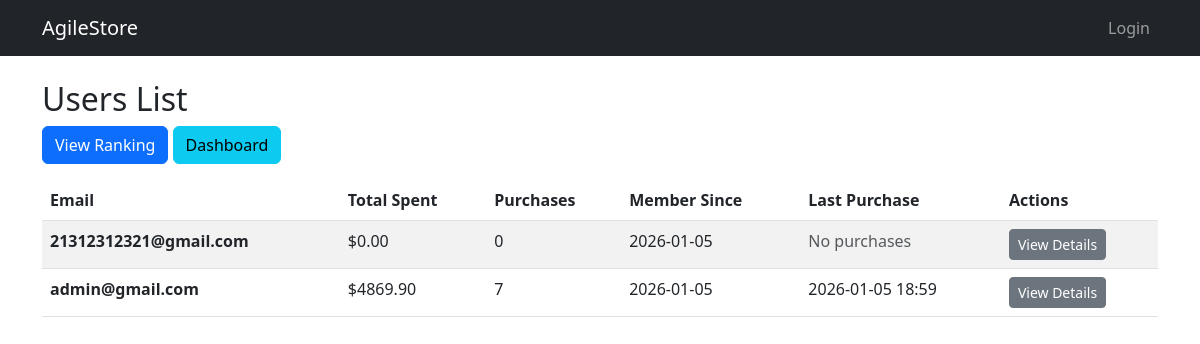
Before: /users/ with the older database file.
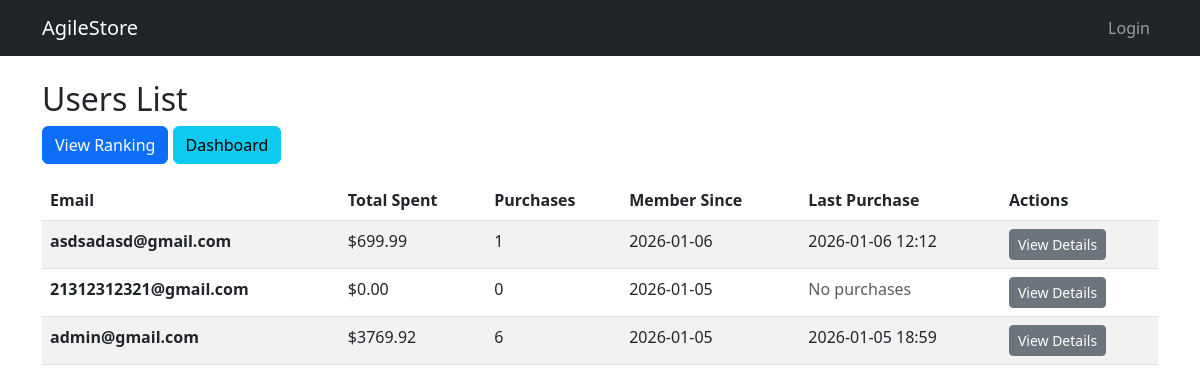
After: the same page with the newer database file.
### accounts/models/user_login.py (models this page shows, shortened)
class UserLogin(models.Model):
    email = models.EmailField(unique=True)
    password = models.CharField(max_length=255)
    created_at = models.DateTimeField(auto_now_add=True)
    class Meta:
        db_table = 'user_logins'
        ordering = ['-created_at']

### cart/models/purchase.py (models this page shows, shortened)
class Purchase(models.Model):
    user_email = models.EmailField()
    product = models.ForeignKey(Product, on_delete=models.CASCADE)
    quantity = models.IntegerField(default=1)
    total_price = models.DecimalField(max_digits=10, decimal_places=2)
    purchase_date = models.DateTimeField(auto_now_add=True)
    class Meta:
        db_table = 'purchases'
        ordering = ['-purchase_date']

### users/views/stats.py (the view)
# urls.py: path('', user_list, name='user_list'),
def user_list(request):
    user_statistics = UserStats.get_user_statistics()
    context = {
        'user_statistics': user_statistics,
    }
    return render(request, 'users/user_list.html', context)

### users/models/user_stats.py (called while the page is built)
    @staticmethod
    def get_user_statistics():
        from accounts.models import UserLogin
        from cart.models import Purchase
        users = UserLogin.objects.all()
        user_stats = []
        for user in users:
            purchases = Purchase.objects.filter(user_email=user.email)
            total_spent = purchases.aggregate(Sum('total_price'))['total_price__sum'] or 0
            purchase_count = purchases.count()
            last_purchase = purchases.last()
            user_stats.append({
                'email': user.email,
                'total_spent': total_spent,
                'purchase_count': purchase_count,
                'created_at': user.created_at,
                'last_purchase_date': last_purchase.purchase_date if last_purchase else None,
            })
        return user_stats

### users/templates/users/user_list.html (shortened to what this page needs)
{% extends 'base.html' %}
{% block content %}
<div class="row">
    <div class="col-md-12">
        <h2>Users List</h2>
        <div class="mb-3">
            <a href="{% url 'users:ranking' %}" class="btn btn-primary">View Ranking</a>
            <a href="{% url 'users:dashboard' %}" class="btn btn-info">Dashboard</a>
        </div>
        {% if user_statistics %}
            <table class="table table-striped table-hover">
                <thead>
                    <tr>
                        <th>Email</th>
                        <th>Total Spent</th>
                        <th>Purchases</th>
                        <th>Member Since</th>
                        <th>Last Purchase</th>
                        <th>Actions</th>
                    </tr>
                </thead>
                <tbody>
                    {% for user in user_statistics %}
                    <tr>
                        <td><strong>{{ user.email }}</strong></td>
                        <td>${{ user.total_spent|floatformat:2 }}</td>
                        <td>{{ user.purchase_count }}</td>
                        <td>{{ user.created_at|date:"Y-m-d" }}</td>
                        <td>
                            {% if user.last_purchase_date %}
                                {{ user.last_purchase_date|date:"Y-m-d H:i" }}
                            {% else %}
                                <span class="text-muted">No purchases</span>
                            {% endif %}
                        </td>
                        <td>
                            <a href="{% url 'users:user_detail' user.email %}" class="btn btn-sm btn-secondary">View Details</a>
                        </td>
                    </tr>
                    {% endfor %}
                </tbody>
            </table>
        {% else %}
            <div class="alert alert-info">
                No users found.
            </div>
        {% endif %}
    </div>
</div>
{% endblock %}

Changed rows visible on the page:
added UserLogin: email "asdsadasd@gmail.com", created_at "2026-01-06"
added Purchase: last_purchase_date "2026-01-06 12:12"
Other visible differences:
new list line: "$ 699.99 1 View Details"
new list line: "admin@gmail.com 2026-01-05"
new list line: "$ 3769.92 6 View Details"
new list line: "2026-01-05 18:59"
list line gone: "admin@gmail.com 2026-01-05"
list line gone: "$ 4869.90 7 View Details"
list line gone: "2026-01-05 18:59"
